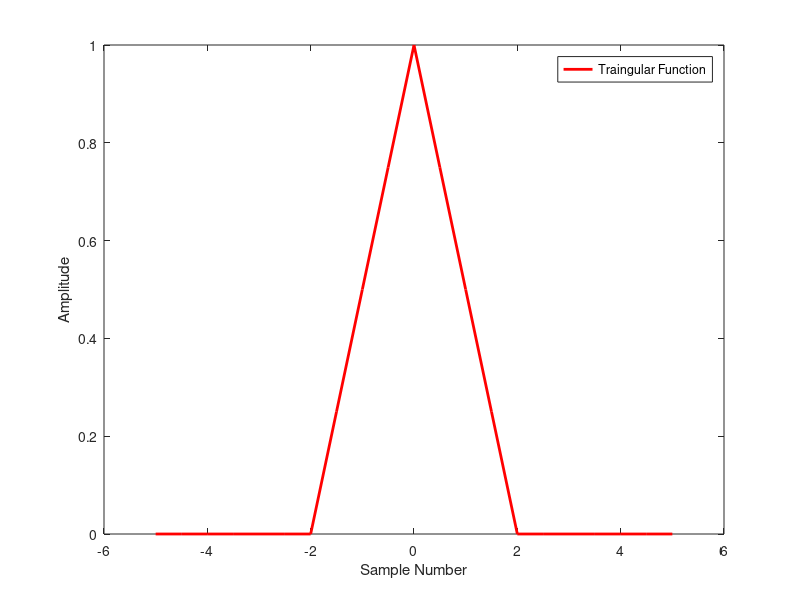

This figure's MATLAB source:
%Triangular function
t = -5:0.5:5;
a = 2;
x1 = 1-abs(t)/2;
x2 = 0;
x = x1.*(abs(t)<=a) + x2.*(abs(t)>a);
plot(t,x, 'r', 'LineWidth', 2);
legend('Traingular Function');
xlabel('Sample Number');
ylabel('Amplitude');
